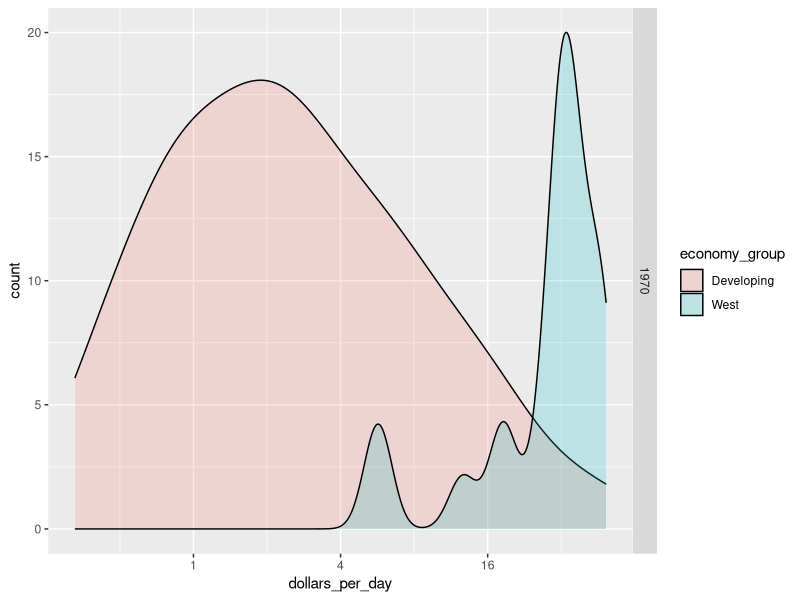
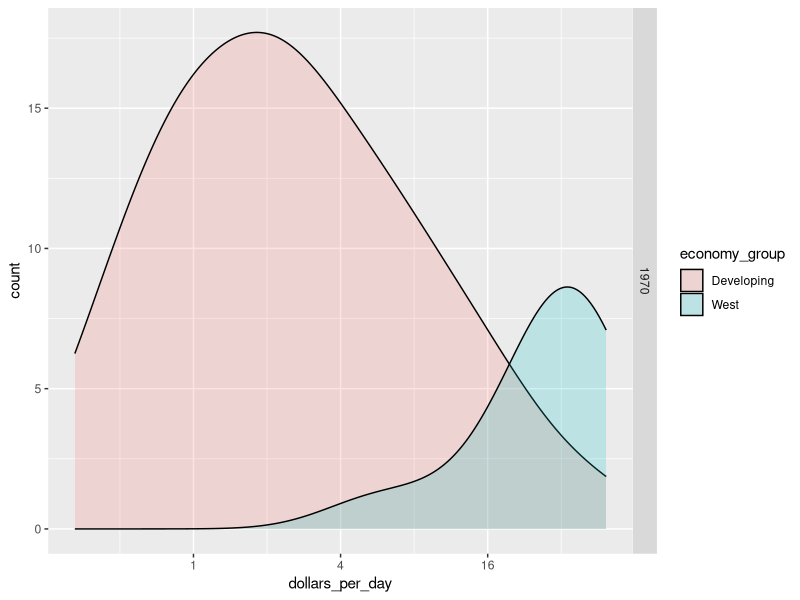
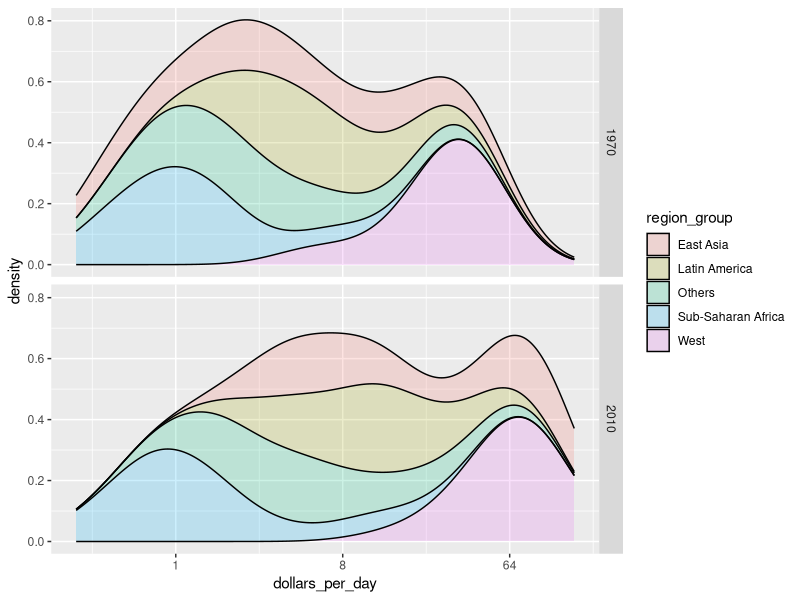
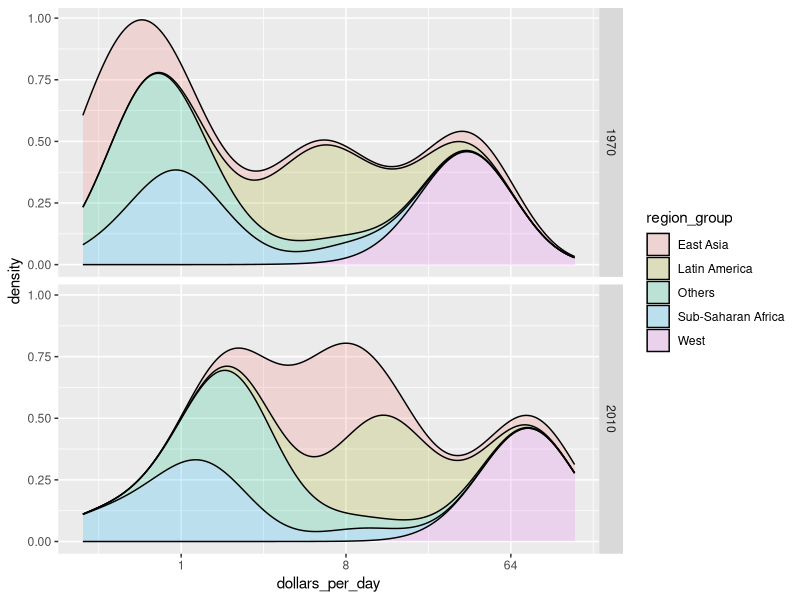

R code for these plots, in order:
library(dslabs)
library(tidyverse)
library(dplyr)
library(knitr)
data(gapminder)

# add dollars per day variable and define past year
gapminder <- gapminder %>%
  mutate(dollars_per_day = gdp/population/365)

past_year <- 1970
present_year <- 2010
# define countries that have data available in both years
country_list_1 <- gapminder %>%
  filter(year == past_year & !is.na(dollars_per_day)) %>% .$country #countries in past year
country_list_2 <- gapminder %>%
  filter(year == present_year & !is.na(dollars_per_day)) %>% .$country # countries in present year
country_list <- intersect(country_list_1, country_list_2) #countries in past as well as present year

# define Western countries
west <- c("Western Europe", "Northern Europe", "Southern Europe", "Northern America", "Australia and New Zealand")

# smooth density plots - area under each curve adds to 1
gapminder %>%
  filter(year == past_year & country %in% country_list) %>%
  mutate(economy_group = ifelse(region %in% west, "West", "Developing")) %>%
  group_by(economy_group) %>%
  summarize(no_of_countries=n()) %>% # n() gives number of observations in a group
  kable()# kable generates

# smooth density plots - accessing computed variable count on y-axis by surrounding it with ..
p <- gapminder %>%
  filter(year == past_year & country %in% country_list) %>%
  mutate(economy_group = ifelse(region %in% west, "West", "Developing")) %>%
  ggplot(aes(dollars_per_day, y = ..count.., fill = economy_group)) + # set plot orientation to y and use computed variable count
  scale_x_continuous(trans = "log2")

# #without smoothing
p + geom_density(alpha = 0.2) + #alpha determines opaqueness
  facet_grid(year ~ .)

#without smoothing
p + geom_density(alpha = 0.2, bw = 0.75) + 
  facet_grid(year ~ .)
  #bw determines smoothness - Note smoothing is done to the extendend that data is representative of actual distribution
  
# Add new region groups with case_when
# add group as a factor, grouping regions
gapminder <- gapminder %>%
  mutate(region_group = case_when(
    .$region %in% west ~ "West",
    .$region %in% c("Eastern Asia", "South-Eastern Asia") ~ "East Asia",
    .$region %in% c("Caribbean", "Central America", "South America") ~ "Latin America",
    .$continent == "Africa" & .$region != "Northern Africa" ~ "Sub-Saharan Africa",
    TRUE ~ "Others"))

# reorder factor levels
gapminder <- gapminder %>%
  mutate(group = factor(region_group, levels = c("Others", "Latin America", "East Asia", "Sub-Saharan Africa", "West")))
# note you must redefine p with the new gapminder object 
p <- gapminder %>%
  filter(year %in% c(past_year, present_year) & country %in% country_list) %>%
  ggplot(aes(dollars_per_day, fill = region_group)) +
  scale_x_continuous(trans = "log2")

# stacked density plot
p + geom_density(alpha = 0.2, bw = 0.75, position = "stack") +
  facet_grid(year ~ .)

# weighted stacked density plot
gapminder %>%
  filter(year %in% c(past_year, present_year) & country %in% country_list) %>%
  mutate(weight = population/sum(population*2)) %>%
  ggplot(aes(dollars_per_day, fill = region_group, weight = weight)) +
  scale_x_continuous(trans = "log2") +
  geom_density(alpha = 0.2, bw = 0.75, position = "stack") + 
  facet_grid(year ~ .)
